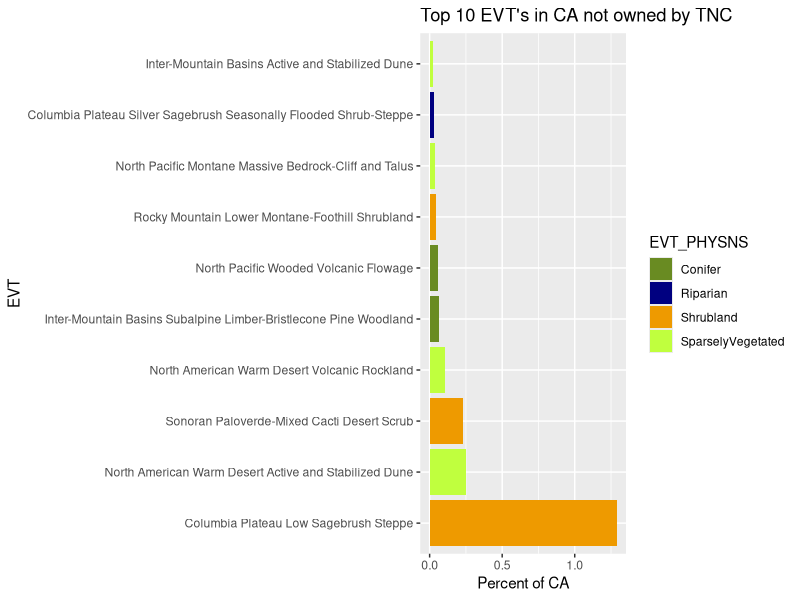
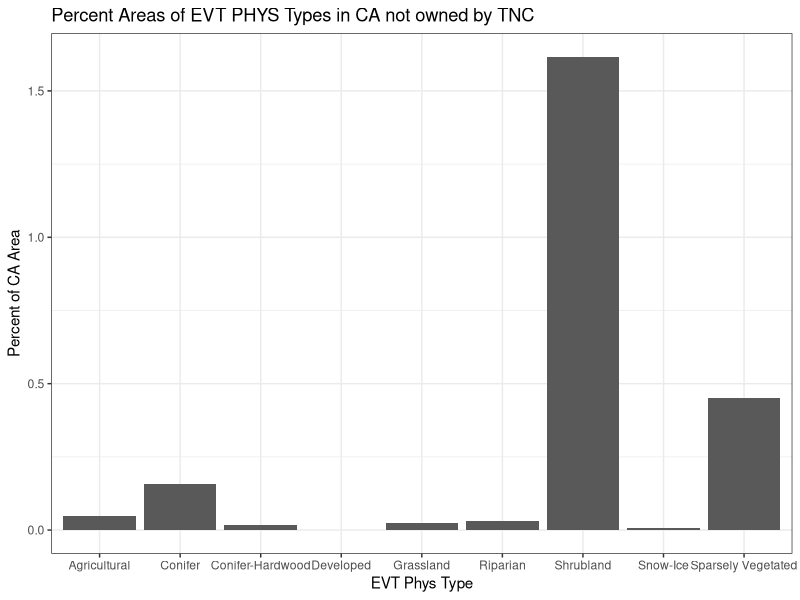

Generate these figures, in order, with R:
## ---- chunk 1
evt_ca <- read.csv("./data/US200EVT_CA.csv")
tnc_ca <- read.csv("./data/US200EVT_CA_TNC.csv")
library(knitr)

kable(evt_ca[1:5, ], caption="EVT data for all of California (first five lines)")
kable(tnc_ca[1:5, ], caption="EVT data for EVTs owned by The Nature Conservancy (first five lines)")
## ---- chunk 2
#Processing data for the Top 10 graph
library(tidyverse)
library(ggplot2)

#Rename count columns and add percent and rank columns
evt_ca<-evt_ca%>%
  rename(COUNT_CA=COUNT)%>%
  arrange(desc(COUNT_CA))%>%
  mutate(PERCENT_CA=round(COUNT_CA/sum(COUNT_CA)*100,4),
         RANK_CA=1:pull(tally(evt_ca)))
tnc_ca<-tnc_ca%>%
  rename(COUNT_TNC=COUNT)%>%
  arrange(desc(COUNT_TNC))%>%
  mutate(PERCENT_TNC=round(COUNT_TNC/sum(COUNT_TNC)*100,4),
         RANK_TNC=1:pull(tally(tnc_ca)))

#join the two data frames
ca <- left_join(evt_ca, tnc_ca) %>%
  replace(is.na(.), 0)

#Filter this data so that we only have the EVTs in CA not owned by TNC
ca_notowned<-ca%>%
  filter(COUNT_TNC==0)%>%
  select(-COUNT_TNC,-PERCENT_TNC,-RANK_TNC)

#Grab the 10 largest EVTs not owned
ca_tennotowned<-slice(ca_notowned,1:10)

#Order the top 10 so that they are arranged by size in our plot rather than alphabetically
orderca_tennotowned<-ca_tennotowned%>%
  arrange(desc(PERCENT_CA))%>%
  mutate(EVT_NAME = factor(EVT_NAME, levels=EVT_NAME))

#Get rid of space in "Sparsely Vegetated" so we can assign colors manually
library(stringr)
EVT_PHYSNS<-str_replace(orderca_tennotowned$EVT_PHYS," ","")
orderca_tennotowned$EVT_PHYSNS<-EVT_PHYSNS
orderca_tennotowned=subset(orderca_tennotowned, select=-EVT_PHYS)
## ---- chunk 3
ggplot(orderca_tennotowned, aes(x=EVT_NAME, y=PERCENT_CA, fill=EVT_PHYSNS))+
  geom_bar(stat='identity',position='dodge')+
  coord_flip()+
  labs(x="EVT",y="Percent of CA",title="Top 10 EVT's in CA not owned by TNC")+
  scale_fill_manual(values=c(Conifer="olivedrab4", Riparian="navy", Grassland="navajowhite1", Shrubland="orange2", Hardwood= "orange4", SparselyVegetated="olivedrab1"))
## ---- chunk 4
#Now group all unowned EVTs by EVT_PHYS
phys_ca_notowned<-ca_notowned %>% group_by(EVT_PHYS)%>%
  summarise(PHYS_PERCENT_CA = sum(PERCENT_CA))%>%
  arrange(desc(PHYS_PERCENT_CA))
## ---- chunk 5
ggplot(phys_ca_notowned, aes(x=EVT_PHYS,y=PHYS_PERCENT_CA))+
  geom_bar(stat='identity', position='dodge')+
  xlab("EVT Phys Type")+
  ylab("Percent of CA Area")+
  ggtitle("Percent Areas of EVT PHYS Types in CA not owned by TNC")+
  theme_bw()
